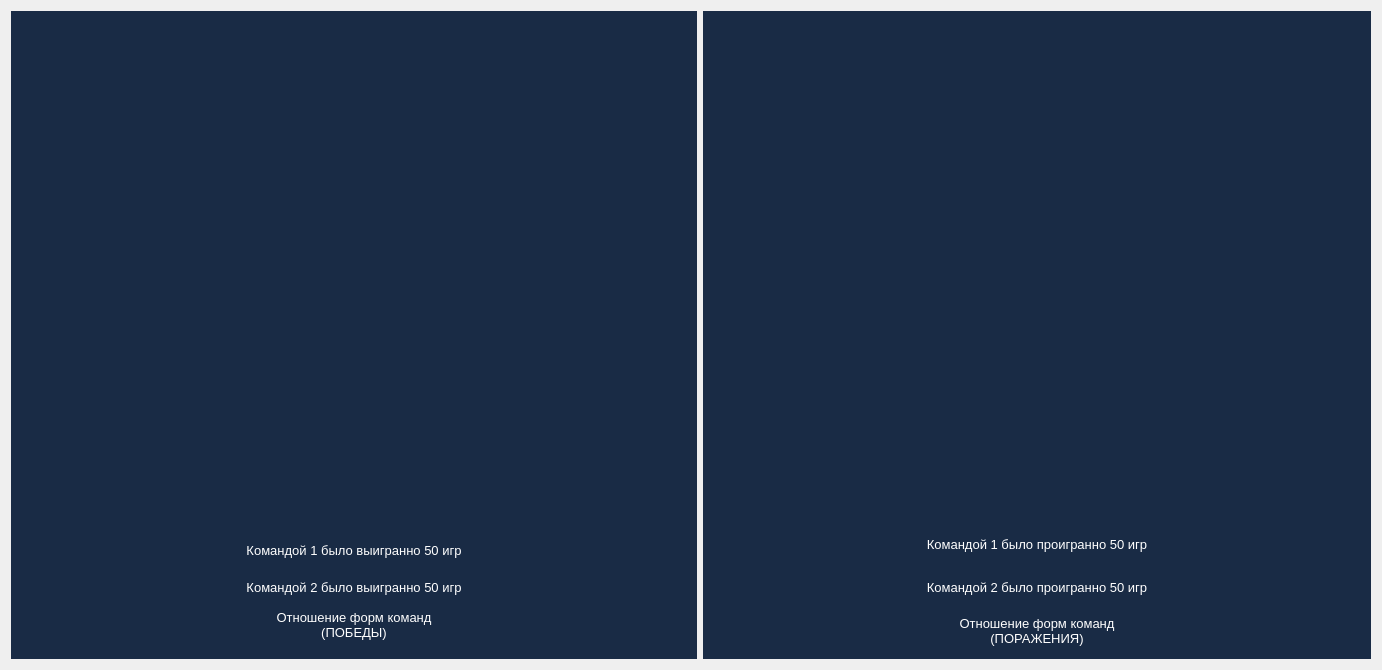
      <widget class="QWidget" name="from_team_2_tab">
       <attribute name="title">
        <string>Отношение формы команд</string>
       </attribute>
       <layout class="QGridLayout" name="gridLayout_17">
        <item row="0" column="0">
         <widget class="QGroupBox" name="box_form_team_2">
          <property name="minimumSize">
           <size>
            <width>564</width>
            <height>600</height>
           </size>
          </property>
          <property name="styleSheet">
           <string notr="true">background-color: rgb(25, 43, 69);
border: rgb(25, 43, 69);</string>
          </property>
          <property name="title">
           <string/>
          </property>
          <layout class="QGridLayout" name="gridLayout_21">
           <item row="0" column="0" colspan="2">
            <widget class="QGroupBox" name="box_graphics">
             <property name="minimumSize">
              <size>
               <width>0</width>
               <height>630</height>
              </size>
             </property>
             <property name="title">
              <string/>
             </property>
             <layout class="QGridLayout" name="gridLayout_20">
              <item row="4" column="0">
               <widget class="QLabel" name="label">
                <property name="styleSheet">
                 <string notr="true">color: rgb(255, 255, 255);</string>
                </property>
                <property name="text">
                 <string>&lt;html&gt;&lt;head/&gt;&lt;body&gt;&lt;p align=&quot;center&quot;&gt;&lt;span style=&quot; font-size:10pt;&quot;&gt;Отношение форм команд&lt;br/&gt;(ПОБЕДЫ)&lt;/span&gt;&lt;/p&gt;&lt;/body&gt;&lt;/html&gt;</string>
                </property>
               </widget>
              </item>
              <item row="1" column="0">
               <widget class="QLabel" name="ratio_form_wins_graphics">
                <property name="minimumSize">
                 <size>
                  <width>650</width>
                  <height>500</height>
                 </size>
                </property>
                <property name="maximumSize">
                 <size>
                  <width>650</width>
                  <height>500</height>
                 </size>
                </property>
                <property name="text">
                 <string/>
                </property>
               </widget>
              </item>
              <item row="2" column="0">
               <widget class="QLabel" name="info_label_wins_team_1_old_scores">
                <property name="styleSheet">
                 <string notr="true">color: rgb(255, 255, 255);</string>
                </property>
                <property name="text">
                 <string>&lt;html&gt;&lt;head/&gt;&lt;body&gt;&lt;p align=&quot;center&quot;&gt;&lt;span style=&quot; font-size:10pt;&quot;&gt;Командой 1 было выигранно 50 игр&lt;/span&gt;&lt;/p&gt;&lt;/body&gt;&lt;/html&gt;</string>
                </property>
               </widget>
              </item>
              <item row="3" column="0">
               <widget class="QLabel" name="info_label_wins_team_2_old_scores">
                <property name="styleSheet">
                 <string notr="true">color: rgb(255, 255, 255);</string>
                </property>
                <property name="text">
                 <string>&lt;html&gt;&lt;head/&gt;&lt;body&gt;&lt;p align=&quot;center&quot;&gt;&lt;span style=&quot; font-size:10pt;&quot;&gt;Командой 2 было выигранно 50 игр&lt;/span&gt;&lt;/p&gt;&lt;/body&gt;&lt;/html&gt;</string>
                </property>
               </widget>
              </item>
             </layout>
            </widget>
           </item>
          </layout>
         </widget>
        </item>
        <item row="0" column="1">
         <widget class="QGroupBox" name="groupBox_2">
          <property name="minimumSize">
           <size>
            <width>564</width>
            <height>600</height>
           </size>
          </property>
          <property name="styleSheet">
           <string notr="true">background-color: rgb(25, 43, 69);
border: rgb(25, 43, 69);</string>
          </property>
          <property name="title">
           <string/>
          </property>
          <layout class="QGridLayout" name="gridLayout_25">
           <item row="0" column="0">
            <widget class="QLabel" name="ratio_form_lose_graphics">
             <property name="minimumSize">
              <size>
               <width>650</width>
               <height>500</height>
              </size>
             </property>
             <property name="maximumSize">
              <size>
               <width>650</width>
               <height>500</height>
              </size>
             </property>
             <property name="text">
              <string/>
             </property>
            </widget>
           </item>
           <item row="3" column="0">
            <widget class="QLabel" name="label_2">
             <property name="styleSheet">
              <string notr="true">color: rgb(255, 255, 255);</string>
             </property>
             <property name="text">
              <string>&lt;html&gt;&lt;head/&gt;&lt;body&gt;&lt;p align=&quot;center&quot;&gt;&lt;span style=&quot; font-size:10pt;&quot;&gt;Отношение форм команд&lt;br/&gt;(ПОРАЖЕНИЯ)&lt;/span&gt;&lt;/p&gt;&lt;/body&gt;&lt;/html&gt;</string>
             </property>
            </widget>
           </item>
           <item row="1" column="0">
            <widget class="QLabel" name="info_label_loses_team_1_old_scores">
             <property name="styleSheet">
              <string notr="true">color: rgb(255, 255, 255);</string>
             </property>
             <property name="text">
              <string>&lt;html&gt;&lt;head/&gt;&lt;body&gt;&lt;p align=&quot;center&quot;&gt;&lt;span style=&quot; font-size:10pt;&quot;&gt;Командой 1 было проигранно 50 игр&lt;/span&gt;&lt;/p&gt;&lt;/body&gt;&lt;/html&gt;</string>
             </property>
            </widget>
           </item>
           <item row="2" column="0">
            <widget class="QLabel" name="info_label_loses_team_2_old_scores">
             <property name="styleSheet">
              <string notr="true">color: rgb(255, 255, 255);</string>
             </property>
             <property name="text">
              <string>&lt;html&gt;&lt;head/&gt;&lt;body&gt;&lt;p align=&quot;center&quot;&gt;&lt;span style=&quot; font-size:10pt;&quot;&gt;Командой 2 было проигранно 50 игр&lt;/span&gt;&lt;/p&gt;&lt;/body&gt;&lt;/html&gt;</string>
             </property>
            </widget>
           </item>
          </layout>
         </widget>
        </item>
       </layout>
      </widget>
